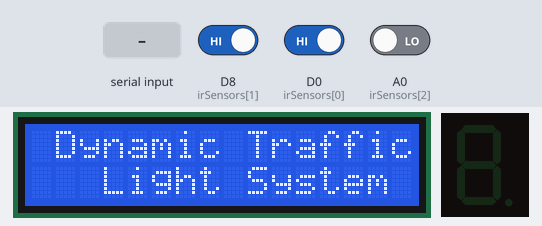
A sketch run on a simulated ESP8266 (NodeMCU). Parts: 16×2 character LCD, 1-digit seven-segment display. Wiring (inferred from the names in the program): MAX7219 LED driver: data D5; clock D7; CS D6. Inputs (shaded band) come from the test bench; at power-on: D8 (irSensors[1]) HIGH, D0 (irSensors[0]) HIGH, A0 (irSensors[2]) LOW. What the sketch prints to the serial monitor is not drawn.

Above: at 0.7 s.
At 3.8 s:
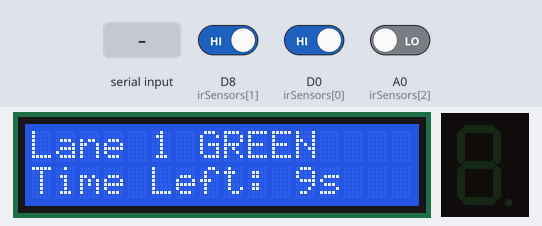
3.9 s: "1" received over Serial
At 5.8 s:
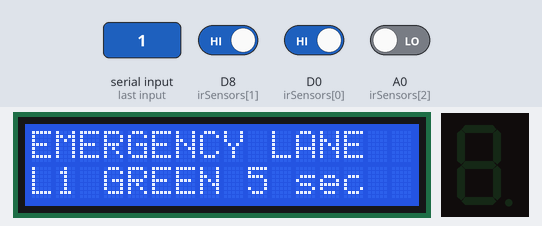
12.5 s: "2" received over Serial
At 20.7 s:
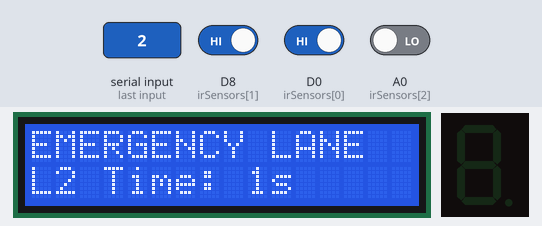
Timing chart, 0 to 22.2 s (numbered marks = the images above; inputs shaded):
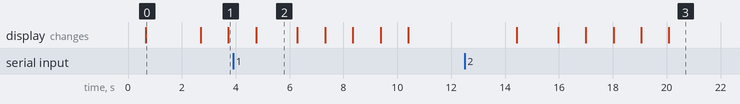

Measured:
- after the input at 3.9 s, the display: changes after 0.86 s (image 2)
- after the input at 12.5 s, the display: first changes after 1.9 s (image 3 shows a later state)
- what the display in image 0 shows lasts 2.0 s, from 0.7 s to 2.7 s
- what the display in image 2 shows lasts 1.5 s, from 4.8 s to 6.3 s

The sketch:

Dynamic_traffic_light.ino
```cpp
#include <Wire.h>
#include <LiquidCrystal_I2C.h>

// LCD Setup
LiquidCrystal_I2C lcd(0x27, 16, 2);

// IR Sensor Pins (1 per lane)
const int irSensors[4] = {
  D0, // Lane 1
  D8, // Lane 2
  A0, // Lane 3
  D1  // Lane 4
};

// Shift Register Pins
const int dataPin = D5;   // GPIO14
const int latchPin = D6;  // GPIO12
const int clockPin = D7;  // GPIO13

// LED Bit Mapping per Lane: RED, YELLOW, GREEN
const int RED[]    = {0, 3, 8, 11};   // Q0, Q3, Q8, Q11
const int YELLOW[] = {1, 4, 9, 12};
const int GREEN[]  = {2, 5, 10, 13};

// Shift register state
byte ledState[2] = {0, 0};

// Emergency control
bool emergency = false;
int emergencyLane = 0;
int lastLane = -1; // Track last normal lane before emergency

void setup() {
  Serial.begin(9600);
  delay(500);

  // IR Sensor Pins
  for (int i = 0; i < 4; i++) {
    pinMode(irSensors[i], INPUT);
  }

  // Shift Register Pins
  pinMode(dataPin, OUTPUT);
  pinMode(latchPin, OUTPUT);
  pinMode(clockPin, OUTPUT);

  // LCD Init
  Wire.begin(D3, D4);
  lcd.begin(16, 2); // Required for I2C on ESP8266
  lcd.init();
  lcd.backlight();
  lcd.setCursor(0, 0);
  lcd.print(" Dynamic Traffic ");
  lcd.setCursor(0, 1);
  lcd.print("   Light System  ");
  delay(2000);
  lcd.clear();

  setAllRed();
}

void loop() {
  checkEmergency();

  static int lane = 0;

  if (emergency) {
    handleEmergency(emergencyLane);
    lane = (lastLane + 1) % 4; // Resume from next lane
    emergency = false;
  } else {
    int duration = getGreenTime(lane);

    setLaneGreen(lane);
    lastLane = lane;

    if (showCountdownWithInterrupt(lane + 1, duration)) {
      handleEmergency(emergencyLane);
      lane = (lastLane + 1) % 4; // Resume from next lane
      emergency = false;
      return;
    }

    setLaneYellow(lane);
    delay(2000);

    setAllRed();
    delay(1000);

    lane = (lane + 1) % 4;
  }
}

// ================= Shift Register Control =================

void shiftOutData() {
  digitalWrite(latchPin, LOW);
  shiftOut(dataPin, clockPin, MSBFIRST, ledState[1]); // High byte
  shiftOut(dataPin, clockPin, MSBFIRST, ledState[0]); // Low byte
  digitalWrite(latchPin, HIGH);
}

void clearLEDs() {
  ledState[0] = 0;
  ledState[1] = 0;
}

void setLED(int bit, bool state) {
  if (bit < 8) {
    bitWrite(ledState[0], bit, state);
  } else {
    bitWrite(ledState[1], bit - 8, state);
  }
}

void setAllRed() {
  clearLEDs();
  for (int i = 0; i < 4; i++) {
    setLED(RED[i], true);
  }
  shiftOutData();
}

void setLaneGreen(int lane) {
  clearLEDs();
  setLED(GREEN[lane], true);
  for (int i = 0; i < 4; i++) {
    if (i != lane) {
      setLED(RED[i], true);
    }
  }
  shiftOutData();
}

void setLaneYellow(int lane) {
  clearLEDs();
  setLED(YELLOW[lane], true);
  for (int i = 0; i < 4; i++) {
    if (i != lane) {
      setLED(RED[i], true);
    }
  }
  shiftOutData();
}

// ================= IR-Based Smart Timer =================

int getGreenTime(int lane) {
  int sensor = digitalRead(irSensors[lane]);
  if (sensor == LOW) {
    return 15;  // Traffic detected
  }
  return 10;     // No traffic
}

// ================= Emergency Detection =================

void checkEmergency() {
  if (Serial.available()) {
    char input = Serial.read();
    if (input >= '1' && input <= '4') {
      emergency = true;
      emergencyLane = input - '1';
      Serial.print("Emergency at Lane ");
      Serial.println(emergencyLane + 1);
    }
  }
}

void handleEmergency(int lane) {
  // Set only the emergency lane to green, all others red
  setLaneGreen(lane);

  // Show emergency message
  lcd.clear();
  lcd.setCursor(0, 0);
  lcd.print("EMERGENCY LANE ");
  lcd.setCursor(0, 1);
  lcd.print("L");
  lcd.print(lane + 1);
  lcd.print(" GREEN 5 sec");
  delay(1500);

  for (int i = 5; i > 0; i--) {
    lcd.clear();
    lcd.setCursor(0, 0);
    lcd.print("EMERGENCY LANE ");
    lcd.setCursor(0, 1);
    lcd.print("L");
    lcd.print(lane + 1);
    lcd.print(" Time: ");
    lcd.print(i);
    lcd.print("s ");
    delay(1000);
  }

  setLaneYellow(lane);
  delay(2000);

  setAllRed();
  delay(1000);
}

// ================= Countdown with Interrupt =================

bool showCountdownWithInterrupt(int lane, int seconds) {
  lcd.clear();
  for (int i = seconds; i > 0; i--) {
    lcd.setCursor(0, 0);
    lcd.print("Lane ");
    lcd.print(lane);
    lcd.print(" GREEN     ");

    lcd.setCursor(0, 1);
    lcd.print("Time Left: ");
    lcd.print(i);
    lcd.print("s   ");

    delay(1000);
    checkEmergency();
    if (emergency) return true;
  }
  return false;
}
```
